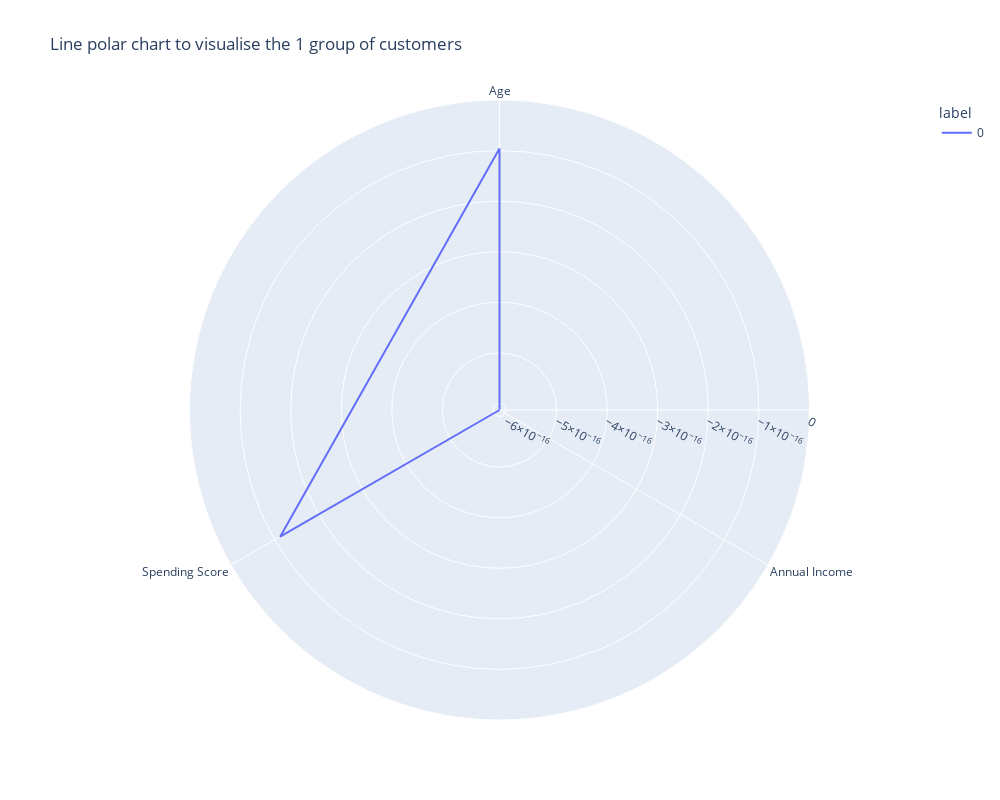

Notebook code cell kept with this figure:
### Markdown cell above
## We see that the algorithm only found 1 group of customers.

### Code cell
# Visualising the 1 group of customers
df_scaled_new2 = df_scaled
df_scaled_new2['label']=ms.labels_
polar=df_scaled_new2.groupby("label").mean().reset_index()
polar=pd.melt(polar,id_vars=["label"])
fig5 = px.line_polar(polar, r="value", theta="variable", color="label", line_close=True,height=800,width=1000, title="Line polar chart to visualise the 1 group of customers")
fig5.show()

### Figure 1 — Plotly figure (JSON) as saved in the notebook; plotly's stock layout.template omitted (floating-point values rounded to 4 significant figures)
{"data": [{"hovertemplate": "label=0<br>value=%{r}<br>variable=%{theta}<extra></extra>", "legendgroup": "0", "line": {"color": "#636efa", "dash": "solid"}, "mode": "lines", "name": "0", "r": [-9.603e-17, -6.128e-16, -1.121e-16, -9.603e-17], "showlegend": true, "subplot": "polar", "theta": ["Age", "Annual Income", "Spending Score", "Age"], "type": "scatterpolar"}], "layout": {"height": 800, "legend": {"title": {"text": "label"}, "tracegroupgap": 0}, "polar": {"angularaxis": {"direction": "clockwise", "rotation": 90}, "domain": {"x": [0, 1], "y": [0, 1]}}, "title": {"text": "Line polar chart to visualise the 1 group of customers"}, "width": 1000}}
